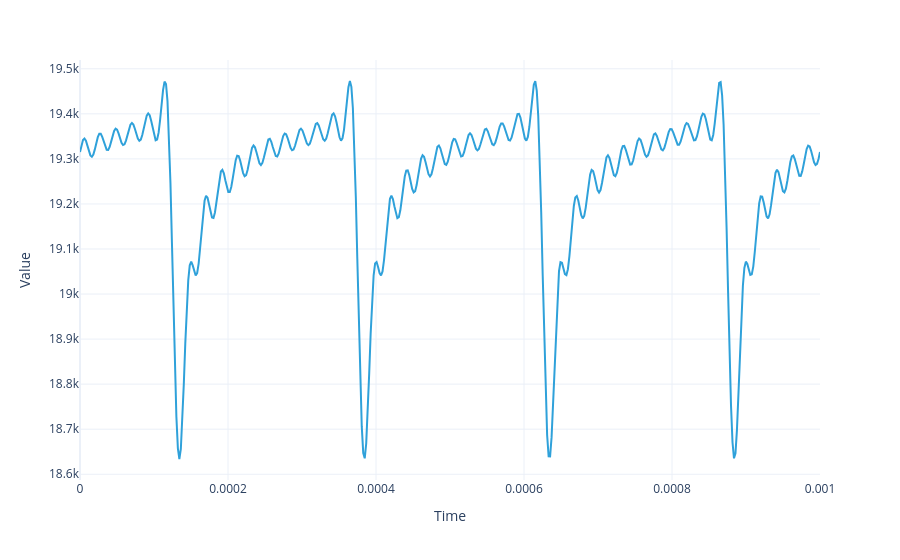

Source (notebook cell):
### Code cell
mu = dict(nu=2*np.pi*4e3)
model, sol = lgs.adaptive_stationary_floquet_model(
    dict(
        DetuningHz1="1.0832e9 + 1200e3 * t", 
        DetuningHz2="-6.268e8 + 1200e3 * t"
    ),
    np.linspace(0, 1e-3, 500),
    12,
    mu_refine=mu,
    rtol=.1,
    # preconditioner_block_size=lgs.rhs(VelocityGroups(1)).array.size,
)
out1 = model.reconstructed_total_flux(sol, mu).real
out1.visualize()

### Figure 1 — Plotly figure (JSON) as saved in the notebook; plotly's stock layout.template omitted (floating-point values rounded to 4 significant figures; data arrays with more than 128 entries replaced by an {"elided": "..."} marker saying what was removed)
{"data": [{"hovertemplate": "Time=%{x}<br>Value=%{y}<extra></extra>", "legendgroup": "", "line": {"color": "#2fa1da", "dash": "solid"}, "marker": {"symbol": "circle"}, "mode": "lines", "name": "", "orientation": "v", "showlegend": false, "type": "scatter", "x": {"elided": "500 float values"}, "xaxis": "x", "y": {"elided": "500 float values"}, "yaxis": "y"}], "layout": {"legend": {"title": {}, "tracegroupgap": 0}, "margin": {"t": 60}, "xaxis": {"anchor": "y", "domain": [0, 1], "title": {"text": "Time"}}, "yaxis": {"anchor": "x", "domain": [0, 1], "title": {"text": "Value"}}}}
